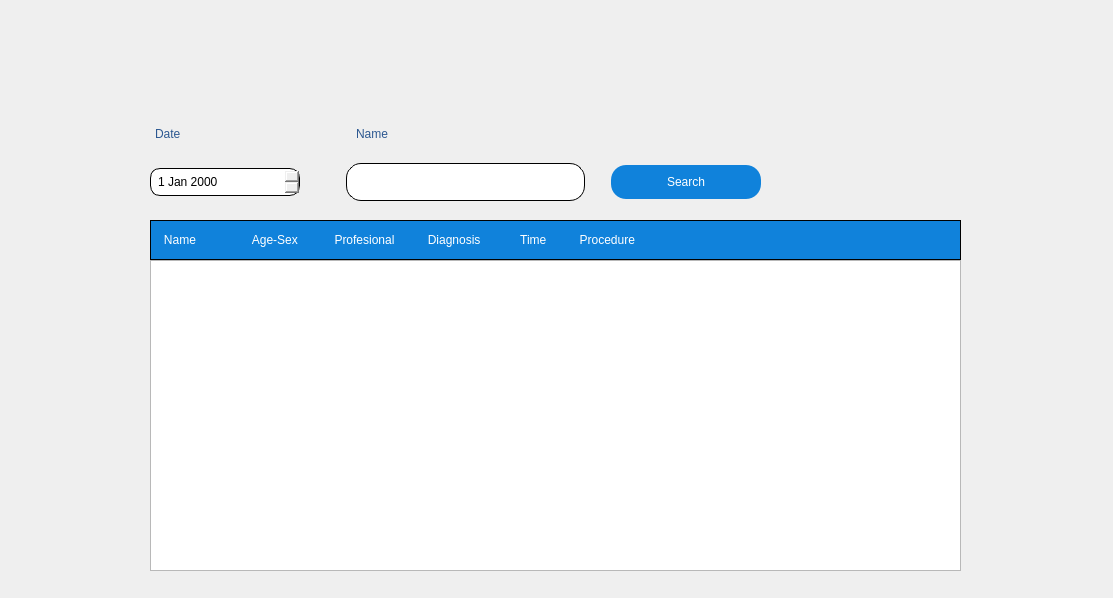
<?xml version="1.0" encoding="UTF-8"?>
<ui version="4.0">
 <class>Search_w</class>
 <widget class="QWidget" name="Search_w">
  <property name="enabled">
   <bool>true</bool>
  </property>
  <property name="geometry">
   <rect>
    <x>0</x>
    <y>0</y>
    <width>1113</width>
    <height>598</height>
   </rect>
  </property>
  <property name="sizePolicy">
   <sizepolicy hsizetype="Preferred" vsizetype="Preferred">
    <horstretch>2</horstretch>
    <verstretch>0</verstretch>
   </sizepolicy>
  </property>
  <property name="windowTitle">
   <string>Form</string>
  </property>
  <property name="styleSheet">
   <string notr="true"/>
  </property>
  <widget class="QLabel" name="Background_image_lable">
   <property name="geometry">
    <rect>
     <x>0</x>
     <y>-10</y>
     <width>1101</width>
     <height>601</height>
    </rect>
   </property>
   <property name="styleSheet">
    <string notr="true">background-image: url(:/Search/without_date.png);
</string>
   </property>
   <property name="text">
    <string/>
   </property>
  </widget>
  <widget class="QLabel" name="exit_label">
   <property name="geometry">
    <rect>
     <x>20</x>
     <y>480</y>
     <width>71</width>
     <height>71</height>
    </rect>
   </property>
   <property name="styleSheet">
    <string notr="true">
background-image: url(:/newPrefix/Screenshot 2024-10-04 174855.png);</string>
   </property>
   <property name="text">
    <string/>
   </property>
  </widget>
  <widget class="QListWidget" name="listWidget">
   <property name="geometry">
    <rect>
     <x>150</x>
     <y>260</y>
     <width>811</width>
     <height>311</height>
    </rect>
   </property>
  </widget>
  <widget class="QLabel" name="Heading_bar_label">
   <property name="geometry">
    <rect>
     <x>150</x>
     <y>220</y>
     <width>811</width>
     <height>40</height>
    </rect>
   </property>
   <property name="layoutDirection">
    <enum>Qt::LeftToRight</enum>
   </property>
   <property name="autoFillBackground">
    <bool>false</bool>
   </property>
   <property name="styleSheet">
    <string notr="true">background-color: rgb(16,130,219);
font: 11pt &quot;MS Shell Dlg 2&quot;;
color:rgb(255,255,255);

border-style:outset;
border-width:1px;
border-color:black;

</string>
   </property>
   <property name="text">
    <string>   Name                 Age-Sex           Profesional          Diagnosis            Time          Procedure</string>
   </property>
  </widget>
  <widget class="QLabel" name="play_lable">
   <property name="geometry">
    <rect>
     <x>30</x>
     <y>250</y>
     <width>51</width>
     <height>51</height>
    </rect>
   </property>
   <property name="text">
    <string/>
   </property>
  </widget>
  <widget class="QWidget" name="">
   <property name="geometry">
    <rect>
     <x>150</x>
     <y>110</y>
     <width>611</width>
     <height>91</height>
    </rect>
   </property>
   <layout class="QVBoxLayout" name="verticalLayout">
    <item>
     <layout class="QHBoxLayout" name="horizontalLayout_2">
      <item>
       <widget class="QLabel" name="Date_label">
        <property name="maximumSize">
         <size>
          <width>150</width>
          <height>16777215</height>
         </size>
        </property>
        <property name="styleSheet">
         <string notr="true">color:rgb(44,88,145);
font: 16pt &quot;MS Shell Dlg 2&quot;;</string>
        </property>
        <property name="text">
         <string>Date</string>
        </property>
       </widget>
      </item>
      <item>
       <spacer name="horizontalSpacer_3">
        <property name="orientation">
         <enum>Qt::Horizontal</enum>
        </property>
        <property name="sizeType">
         <enum>QSizePolicy::Maximum</enum>
        </property>
        <property name="sizeHint" stdset="0">
         <size>
          <width>40</width>
          <height>20</height>
         </size>
        </property>
       </spacer>
      </item>
      <item>
       <widget class="QLabel" name="Name_label">
        <property name="maximumSize">
         <size>
          <width>200</width>
          <height>16777215</height>
         </size>
        </property>
        <property name="styleSheet">
         <string notr="true">color:rgb(44,88,145);
font: 16pt &quot;MS Shell Dlg 2&quot;;</string>
        </property>
        <property name="text">
         <string>Name</string>
        </property>
       </widget>
      </item>
      <item>
       <spacer name="horizontalSpacer_4">
        <property name="orientation">
         <enum>Qt::Horizontal</enum>
        </property>
        <property name="sizeType">
         <enum>QSizePolicy::Maximum</enum>
        </property>
        <property name="sizeHint" stdset="0">
         <size>
          <width>200</width>
          <height>20</height>
         </size>
        </property>
       </spacer>
      </item>
     </layout>
    </item>
    <item>
     <layout class="QHBoxLayout" name="horizontalLayout">
      <item>
       <widget class="QDateEdit" name="dateEdit">
        <property name="sizePolicy">
         <sizepolicy hsizetype="MinimumExpanding" vsizetype="Fixed">
          <horstretch>0</horstretch>
          <verstretch>0</verstretch>
         </sizepolicy>
        </property>
        <property name="maximumSize">
         <size>
          <width>150</width>
          <height>16777215</height>
         </size>
        </property>
        <property name="styleSheet">
         <string notr="true">border-radius:10px;
  padding: 5px;

border-style:outset;
border-width:1px;
border-color:black;</string>
        </property>
       </widget>
      </item>
      <item>
       <spacer name="horizontalSpacer_2">
        <property name="orientation">
         <enum>Qt::Horizontal</enum>
        </property>
        <property name="sizeType">
         <enum>QSizePolicy::Preferred</enum>
        </property>
        <property name="sizeHint" stdset="0">
         <size>
          <width>40</width>
          <height>20</height>
         </size>
        </property>
       </spacer>
      </item>
      <item>
       <widget class="QLineEdit" name="Name_lineEdit">
        <property name="styleSheet">
         <string notr="true">border-radius:15px;
  padding: 10px;

border-style:outset;
border-width:1px;
border-color:black;</string>
        </property>
       </widget>
      </item>
      <item>
       <spacer name="horizontalSpacer">
        <property name="orientation">
         <enum>Qt::Horizontal</enum>
        </property>
        <property name="sizeType">
         <enum>QSizePolicy::Preferred</enum>
        </property>
        <property name="sizeHint" stdset="0">
         <size>
          <width>20</width>
          <height>20</height>
         </size>
        </property>
       </spacer>
      </item>
      <item>
       <widget class="QPushButton" name="Search_pushButton">
        <property name="sizePolicy">
         <sizepolicy hsizetype="Preferred" vsizetype="Fixed">
          <horstretch>10</horstretch>
          <verstretch>0</verstretch>
         </sizepolicy>
        </property>
        <property name="minimumSize">
         <size>
          <width>150</width>
          <height>0</height>
         </size>
        </property>
        <property name="maximumSize">
         <size>
          <width>150</width>
          <height>16777215</height>
         </size>
        </property>
        <property name="styleSheet">
         <string notr="true">background-color: rgb(16,130,219);
font: 16pt &quot;MS Shell Dlg 2&quot;;
color: rgb(255,255,255);

border-radius:15px;
  padding: 10px;

</string>
        </property>
        <property name="text">
         <string>Search</string>
        </property>
       </widget>
      </item>
     </layout>
    </item>
   </layout>
  </widget>
  <widget class="QWidget" name="">
   <property name="geometry">
    <rect>
     <x>30</x>
     <y>60</y>
     <width>51</width>
     <height>131</height>
    </rect>
   </property>
   <layout class="QVBoxLayout" name="verticalLayout_2">
    <item>
     <widget class="QLabel" name="Home_lable">
      <property name="text">
       <string/>
      </property>
     </widget>
    </item>
    <item>
     <spacer name="verticalSpacer">
      <property name="orientation">
       <enum>Qt::Vertical</enum>
      </property>
      <property name="sizeType">
       <enum>QSizePolicy::Preferred</enum>
      </property>
      <property name="sizeHint" stdset="0">
       <size>
        <width>20</width>
        <height>5</height>
       </size>
      </property>
     </spacer>
    </item>
    <item>
     <widget class="QLabel" name="Setting_lable">
      <property name="text">
       <string/>
      </property>
     </widget>
    </item>
   </layout>
  </widget>
  <zorder>Background_image_lable</zorder>
  <zorder>Search_pushButton</zorder>
  <zorder>exit_label</zorder>
  <zorder>Date_label</zorder>
  <zorder>Name_label</zorder>
  <zorder>Name_lineEdit</zorder>
  <zorder>dateEdit</zorder>
  <zorder>listWidget</zorder>
  <zorder>Heading_bar_label</zorder>
  <zorder>Home_lable</zorder>
  <zorder>Setting_lable</zorder>
  <zorder>play_lable</zorder>
 </widget>
 <resources>
  <include location="Saved_ui_file/The_GUI_dr/this_is_resource.qrc"/>
 </resources>
 <connections/>
</ui>
